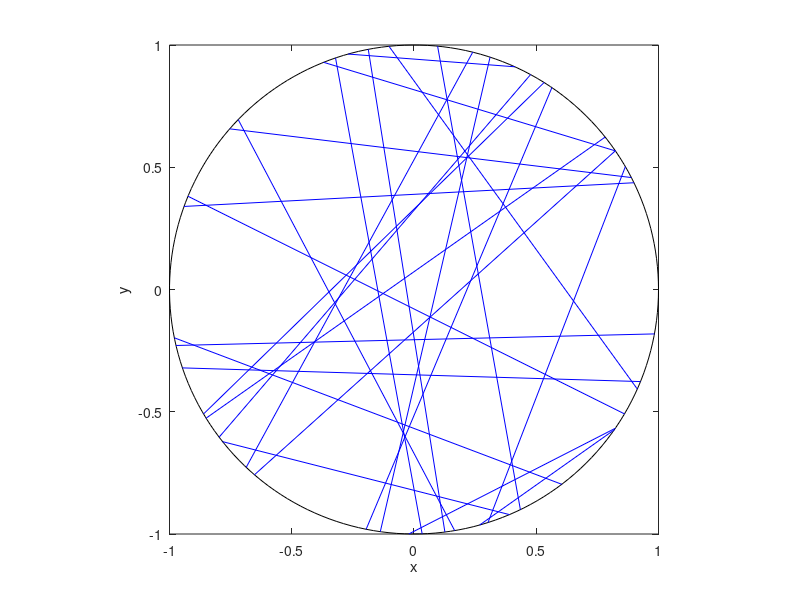

Write MATLAB code to recreate this figure.
% Simulate a uniform Poisson line process on a disk.
% Author: H. Paul Keeler, 2019.

close all; clearvars; clc;

%%%START Parameters START%%%
%Poisson line process parameters
lambda=3; %intensity (ie mean density) of the Poisson line process

%Simulation disk dimensions
xx0=0; yy0=0; %center of disk
r=1; %disk radius
massLine=2*pi*r*lambda; %total measure/mass of the line process
%%%END Parameters END%%%

%%%START Simulate a Poisson line process on a disk START%%%
%Simulate Poisson point process
numbLines=poissrnd(massLine);%Poisson number of lines
theta=2*pi*rand(numbLines,1); %choose angular component uniformly
p=r*rand(numbLines,1); %choose radial component uniformly
q=sqrt(r.^2-p.^2); %distance to circle edge (alonge line)

%calculate trig values
sin_theta=sin(theta);
cos_theta=cos(theta);

%calculate segment endpoints of Poisson line process
xx1=xx0+p.*cos_theta+q.*sin_theta;
yy1=yy0+p.*sin_theta-q.*cos_theta;
xx2=xx0+p.*cos_theta-q.*sin_theta;
yy2=yy0+p.*sin_theta+q.*cos_theta;
%%%END Simulate a Poisson line process on a disk END%%%


%%% START Plotting %%%START
%draw circle
t=linspace(0,2*pi,200);
xp=r*cos(t); yp=r*sin(t);
plot(xx0+xp,yy0+yp,'k');
axis square; hold on;
xlabel('x'); ylabel('y');

%plot segments of Poisson line process
plot([xx1';xx2'],[yy1';yy2'],'b');
%%%END Plotting END%%%
